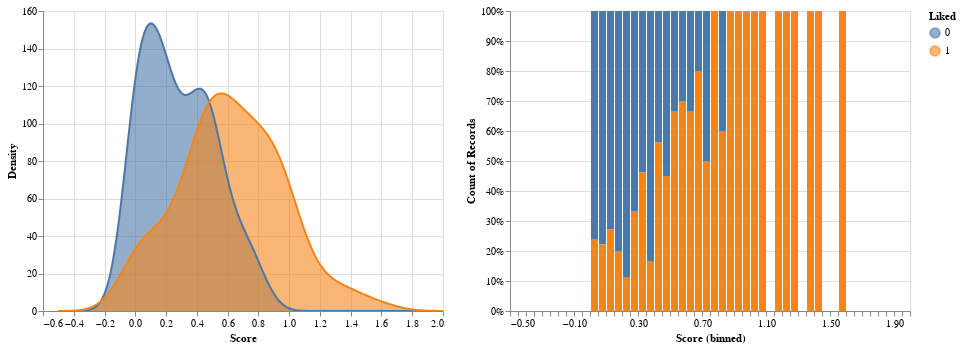

The cell this chart's notebook holds for it:
### Code cell
chart_1 = alt.Chart(z).transform_density(
    density='Score',
    # bandwidth=0.2,
    groupby=['Liked'],
    extent= [-0.5, 2],
    counts = True,
    steps=200,
    as_ = ["Score", "Density"]
).mark_area(line=True, opacity=0.6).encode(
    alt.X('Score:Q'),
    alt.Y('Density:Q', stack=None),
    alt.Color('Liked:N')
).interactive()

chart_2 = alt.Chart(z).mark_bar().encode(
    alt.X('Score', bin=alt.BinParams(step=0.05, extent=[-0.5, 2.0])),
    alt.Y('count()', stack='normalize'),
    color='Liked:N',
    tooltip='count()'
).interactive()

chart_1 | chart_2

### Figure 1 — Vega-Lite specification as saved in the notebook (floating-point values rounded to 4 significant figures; data arrays with more than 128 entries replaced by an {"elided": "..."} marker saying what was removed)
{"config": {"view": {"continuousWidth": 400, "continuousHeight": 300}}, "hconcat": [{"mark": {"type": "area", "line": true, "opacity": 0.6}, "encoding": {"color": {"field": "Liked", "type": "nominal"}, "x": {"field": "Score", "type": "quantitative"}, "y": {"field": "Density", "stack": null, "type": "quantitative"}}, "selection": {"selector045": {"type": "interval", "bind": "scales", "encodings": ["x", "y"]}}, "transform": [{"density": "Score", "counts": true, "extent": [-0.5, 2], "groupby": ["Liked"], "steps": 200, "as": ["Score", "Density"]}]}, {"mark": "bar", "encoding": {"color": {"field": "Liked", "type": "nominal"}, "tooltip": {"aggregate": "count", "type": "quantitative"}, "x": {"bin": {"extent": [-0.5, 2.0], "step": 0.05}, "field": "Score", "type": "quantitative"}, "y": {"aggregate": "count", "stack": "normalize", "type": "quantitative"}}, "selection": {"selector046": {"type": "interval", "bind": "scales", "encodings": ["x", "y"]}}}], "data": {"name": "data-a7e0da34d47da341e2d948c0e5d7f064"}, "$schema": "https://vega.github.io/schema/vega-lite/v4.17.0.json", "datasets": {"data-a7e0da34d47da341e2d948c0e5d7f064": {"elided": "200 records"}}}
